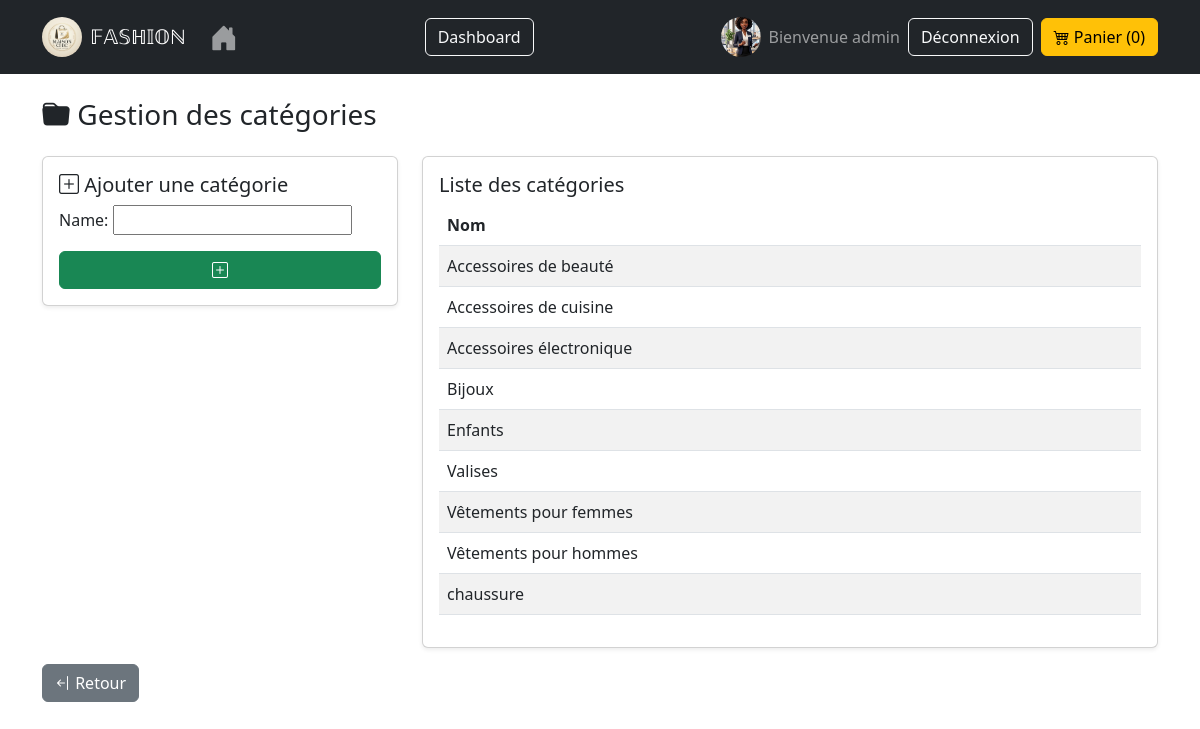
Screenshot of /dashboard/categories/ (signed in) with the database file from the repository.
### trade/models.py (models this page shows, shortened)
class Profile(models.Model):
    user = models.OneToOneField(User, on_delete=models.CASCADE)
    image = models.ImageField(
        upload_to='profil/',
        default='profil/default.webp'
    )

class Category(models.Model):
    name = models.CharField(max_length=100)

### trade/views.py (the view)
# urls.py: path('dashboard/categories/', views.category_dashboard, name='category_dashboard'),
@user_passes_test(lambda u: u.is_staff)
def category_dashboard(request):
    categories = Category.objects.all().order_by('name')
    if request.method == 'POST':
        form = CategoryForm(request.POST)
        if form.is_valid():
            form.save()
            return redirect('category_dashboard')
    else:
        form = CategoryForm()
    return render(request, 'trade/category_dashboard.html', {
        'form': form,
        'categories': categories
    })

### trade/forms.py
class CategoryForm(forms.ModelForm):
    class Meta:
        model = Category
        fields = ['name']

### trade/templates/trade/category_dashboard.html (shortened to what this page needs)
{% extends 'trade/base.html' %}
{% block content %}
<div class="container mt-4">
    <h3 class="mb-4"><i class="bi bi-folder-fill"></i> Gestion des catégories</h3>
    <div class="row">
        <div class="col-md-4">
            <div class="card p-3 shadow-sm">
                <h5><i class="bi bi-plus-square"></i> Ajouter une catégorie</h5>
                <form method="POST">
                    {{ form.as_p }}
                    <button type="submit" class="btn btn-success w-100"><i class="bi bi-plus-square"></i></button>
                </form>
            </div>
        </div>
        <div class="col-md-8">
            <div class="card p-3 shadow-sm">
                <h5> Liste des catégories</h5>
                <table class="table table-striped">
                    <thead>
                        <tr>
                            <th>Nom</th>
                        </tr>
                    </thead>
                    <tbody>
                        {% for cat in categories %}
                        <tr>
                            <td>{{ cat.name }}</td>
                        </tr>
                        {% empty %}
                        <tr>
                            <td>Aucune catégorie</td>
                        </tr>
                        {% endfor %}
                    </tbody>
                </table>
            </div>
        </div>
    </div>
    <a href="{% url 'main_dashboard' %}" class="btn btn-secondary mt-3"><i class="bi bi-arrow-bar-left"></i> Retour</a>
</div>
{% endblock %}

### trade/templates/trade/navbar.html (shortened to what this page needs)
{% load static %}
<!DOCTYPE html>
<html>
<head>
    <link href="https://cdn.jsdelivr.net/npm/bootstrap@5.3.0/dist/css/bootstrap.min.css" rel="stylesheet">
    <link rel="stylesheet" href="https://cdn.jsdelivr.net/npm/bootstrap-icons@1.10.5/font/bootstrap-icons.css">
</head>
<body>
<nav class="navbar navbar-expand-lg navbar-dark bg-dark">
  <div class="container">
<a class="navbar-brand d-flex align-items-center" href="{% url 'home' %}">
    <img src="{% static 'image/logo.png' %}"
         alt="FASHION Logo"
         class="rounded-circle"
         style="width:40px; height:40px; object-fit:cover; margin-right:8px;">
    <span>𝔽𝔸𝕊ℍ𝕀𝕆ℕ</span>
</a>
    <ul class="navbar-nav me-auto">
        <li class="nav-item">
            <a class="nav-link" href="/"><i class="bi bi-house-door-fill fs-3"></i></a>
        </li>
    </ul>
    <ul class="navbar-nav me-auto">
        <li class="nav-item">
        {% if user.is_staff %}
            <a href="{% url 'main_dashboard' %}" class="btn btn-outline-light me-2">Dashboard</a>
        {% endif %}
        </li>
    </ul>
    <div class="d-flex align-items-center">
        {% if user.is_authenticated %}
        <img src="{{ user.profile.image.url }}"
             class="rounded-circle me-2"
             style="width:40px; height:40px; object-fit:cover; cursor:pointer;"
             data-bs-toggle="modal"
             data-bs-target="#photoModal">
        <span class="navbar-text me-2">Bienvenue {{ user.username }}</span>
        <a href="{% url 'logout' %}" class="btn btn-outline-light me-2">Déconnexion</a>
        {% else %}
            <a href="{% url 'login' %}" class="btn btn-outline-light me-2">Connexion</a>
            <a href="{% url 'signup' %}" class="btn btn-light">Inscription</a>
        {% endif %}
        <a href="{% url 'cart_detail' %}" class="btn btn-warning">
            <i class="bi bi-cart4"></i> Panier ({{ request.session.cart|length|default:0 }})
        </a>
    </div>
  </div>
</nav>
</body>
</html>

### rows the page displays
Category: name "Accessoires de beauté"
Category: name "Accessoires de cuisine"
Category: name "Accessoires électronique"
Category: name "Bijoux"
Category: name "Enfants"
Category: name "Valises"
Category: name "Vêtements pour femmes"
Category: name "Vêtements pour hommes"
Category: name "chaussure"

### other values shown
{{ user.username }} "admin"
{{ request.session.cart|length|default:0 }} "0"
